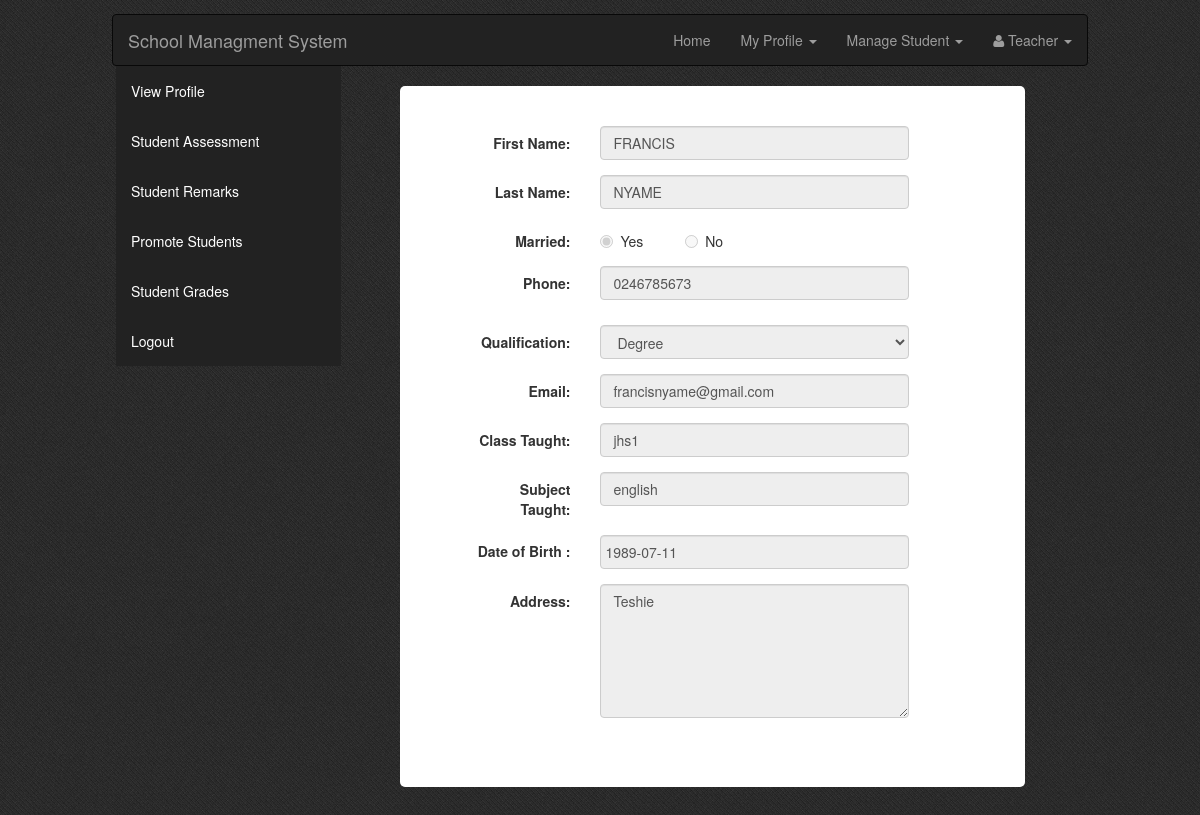
The app's page /teachers_section/index.php?tag=view_profile (signed in) with its own data.
### tables this page shows
CREATE TABLE `teacher_tbl` (
  `teacher_id` int(10) unsigned NOT NULL AUTO_INCREMENT,
  `teacher_login_info` int(100) NOT NULL DEFAULT '0',
  `f_name` varchar(30) NOT NULL,
  `l_name` varchar(30) NOT NULL,
  `dob` date NOT NULL,
  `address` varchar(100) NOT NULL,
  `degree` varchar(50) NOT NULL,
  `married` char(10) NOT NULL,
  `phone` varchar(50) NOT NULL,
  `email` varchar(50) NOT NULL,
  `classes` varchar(20) NOT NULL,
  `subject_taught` varchar(20) NOT NULL,
  `teacher_type` varchar(50) NOT NULL,
  `teacher_type_class` varchar(50) DEFAULT NULL,
  `time_stamp` timestamp NOT NULL DEFAULT CURRENT_TIMESTAMP,
  PRIMARY KEY (`teacher_id`)
);

### teachers_section/view_profile.php (the view, shortened to what this page needs)
<?php
    $id="";
    if(isset($_COOKIE['i']))
        $id = $_COOKIE['i'];
?>
<?php
    $sql_upd=mysqli_query($my_connection_string,"SELECT * FROM teacher_tbl WHERE teacher_id=$id");
    $rs_upd=mysqli_fetch_array($sql_upd);
?>
<div class="col-md-10 col-md-offset-1 form-style">
    <div class="col-md-10 col-md-offset-1 form-style">
            <form role="form" data-toggle="validator" method="post" class="form-horizontal">
                <div class="row">
                    <div class="form-group">
                        <label for="fnametxt" class="control-label col-sm-3">First Name:</label>
                        <div class="col-sm-8">
                            <input type="text" class="form-control" id="fnametxt" name="fnametxt" value="<?php echo $rs_upd['f_name'];?>" disabled/>
                        </div>
                    </div>
                    <div class="form-group">
                        <label for="lnametxt" class="control-label col-sm-3">Last Name:</label>
                        <div class="col-sm-8">
                            <input type="text" class="form-control" id="lnametxt" name="lnametxt" value="<?php echo $rs_upd['l_name'];?>" disabled/>
                        </div>
                    </div>
                    <div class="form-group">
                    <label for="marriedrdo" class="control-label col-sm-3">Married:</label>
                    <div class="radio col-sm-2">
                        <label><input type="radio" name="marriedrdo" value="yes" <?php if($rs_upd['married']=="yes") echo "checked";?> disabled>Yes</label>
                    </div>
                    <div class="radio col-sm-4">
                        <label><input type="radio" name="marriedrdo" value="no" <?php if($rs_upd['married']=="no") echo "checked";?> disabled>No</label>
                    </div>
                </div>
                    <div class="form-group">
                        <label for="phonetxt" class="control-label col-sm-3">Phone:</label>
                        <div class="col-sm-8">
                            <input type="text" class="form-control only-number" data-error="Enter Valid 11 Digit Phone Number" id="phonetxt" name="phonetxt" value="<?php  echo $rs_upd['phone']; ?>" disabled>
                        </div>
                    </div>
                    <div class="form-group">
                    <label for="degree" class="control-label col-sm-3">Qualification:</label>
                    <div class="col-sm-8">
                        <select class="form-control" name="degree" disabled>
                            <option <?php if($rs_upd['degree']=="Degree") echo "selected";?>>Degree</option>
                        </select>
                    </div>
                </div>
                    <div class="form-group">
                        <label for="emailtxt" class="control-label col-sm-3">Email:</label>
                        <div class="col-sm-8">
                            <input type="email" class="form-control" id="emailtxt" name="emailtxt" value="<?php echo $rs_upd['email'];?>" disabled>
                        </div>
                    </div>
                     <div class="form-group">
                        <label for="emailtxt" class="control-label col-sm-3">Class Taught:</label>
                        <div class="col-sm-8">
                            <input type="email" class="form-control" id="classestxt" name="classtxt" value="<?php echo $rs_upd['classes'];?>" disabled>
                        </div>
                    </div>
                     <div class="form-group">
                        <label for="emailtxt" class="control-label col-sm-3">Subject Taught:</label>
                        <div class="col-sm-8">
                            <input type="email" class="form-control" id="classestxt" name="subjecttxt" value="<?php echo $rs_upd['subject_taught'];?>" disabled>
                        </div>
                    </div>
                    <div class="form-group">
                        <label for="dob" class="control-label col-sm-3">Date of Birth :</label>
                        <div class="col-sm-8">
                            <input type="text" class="form-control datepicker" name="dob" value="<?php echo $rs_upd['dob'];?>" data-date-format="yyyy-mm-dd" disabled/>
                        </div>
                    </div>
                    <div class="form-group">
                        <label for="addrtxt" class="control-label col-sm-3">Address:</label>
                        <div class="col-sm-8">
                            <textarea class="form-control" name="addrtxt" cols="8" rows="6" disabled><?php echo $rs_upd['address'];?></textarea>
                        </div>
                    </div>
                </div>
            </form>
        </div>
    </div>
</div>
</body>
</html>

### css/datepicker.css (style rules this page uses)
.datepicker { padding: 4px; margin-top: 1px; -webkit-border-radius: 4px; -moz-border-radius: 4px; border-radius: 4px; direction: ltr; }

### css/style.css (style rules this page uses)
body { background:url(../picture/navy_blue.png); }
.form-style { background-color: #fff; padding: 20px; border-radius: 5px; }

### records on screen
teacher_tbl: fnametxt "FRANCIS", lnametxt "NYAME", married "☑ Yes", married "☐ No", phonetxt "0246785673", degree "Degree", emailtxt "francisnyame@gmail.com", classtxt "jhs1", subjecttxt "english", dob "1989-07-11", addrtxt "Teshie"
